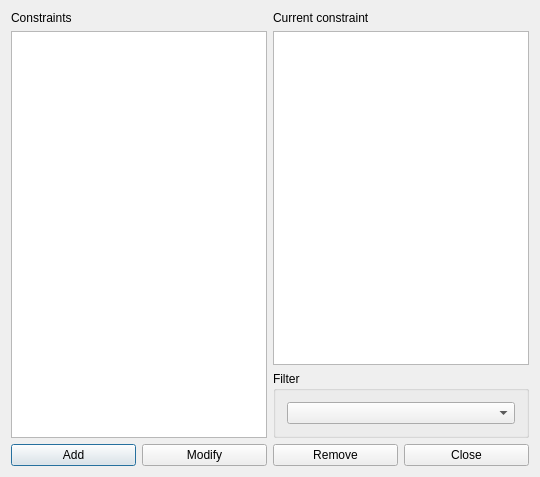
<?xml version="1.0" encoding="UTF-8"?>
<ui version="4.0">
 <class>ConstraintStudentsSetMaxHoursContinuouslyForm_template</class>
 <widget class="QDialog" name="ConstraintStudentsSetMaxHoursContinuouslyForm_template">
  <property name="geometry">
   <rect>
    <x>0</x>
    <y>0</y>
    <width>540</width>
    <height>477</height>
   </rect>
  </property>
  <property name="windowTitle">
   <string extracomment="This is the title of the dialog to see the list of all constraints of this type">Constraints students set max hours continuously</string>
  </property>
  <layout class="QGridLayout" name="gridLayout_2">
   <item row="0" column="0" rowspan="2">
    <layout class="QVBoxLayout" name="verticalLayout_2">
     <item>
      <widget class="QLabel" name="constraintsTextLabel">
       <property name="frameShape">
        <enum>QFrame::NoFrame</enum>
       </property>
       <property name="frameShadow">
        <enum>QFrame::Plain</enum>
       </property>
       <property name="text">
        <string>Constraints</string>
       </property>
       <property name="wordWrap">
        <bool>false</bool>
       </property>
      </widget>
     </item>
     <item>
      <widget class="QListWidget" name="constraintsListWidget"/>
     </item>
    </layout>
   </item>
   <item row="0" column="1">
    <layout class="QVBoxLayout" name="verticalLayout">
     <item>
      <widget class="QLabel" name="currentConstraintTextLabel">
       <property name="text">
        <string>Current constraint</string>
       </property>
       <property name="wordWrap">
        <bool>false</bool>
       </property>
      </widget>
     </item>
     <item>
      <widget class="QPlainTextEdit" name="currentConstraintTextEdit"/>
     </item>
    </layout>
   </item>
   <item row="1" column="1">
    <widget class="QGroupBox" name="filterGroupBox">
     <property name="title">
      <string>Filter</string>
     </property>
     <layout class="QGridLayout" name="gridLayout">
      <item row="0" column="0">
       <widget class="QComboBox" name="studentsComboBox"/>
      </item>
     </layout>
    </widget>
   </item>
   <item row="2" column="0" colspan="2">
    <layout class="QHBoxLayout" name="horizontalLayout">
     <item>
      <widget class="QPushButton" name="addConstraintPushButton">
       <property name="text">
        <string>Add</string>
       </property>
      </widget>
     </item>
     <item>
      <widget class="QPushButton" name="modifyConstraintPushButton">
       <property name="text">
        <string>Modify</string>
       </property>
      </widget>
     </item>
     <item>
      <widget class="QPushButton" name="removeConstraintPushButton">
       <property name="text">
        <string>Remove</string>
       </property>
      </widget>
     </item>
     <item>
      <widget class="QPushButton" name="closePushButton">
       <property name="text">
        <string>Close</string>
       </property>
      </widget>
     </item>
    </layout>
   </item>
  </layout>
 </widget>
 <layoutdefault spacing="6" margin="11"/>
 <resources/>
 <connections/>
</ui>
